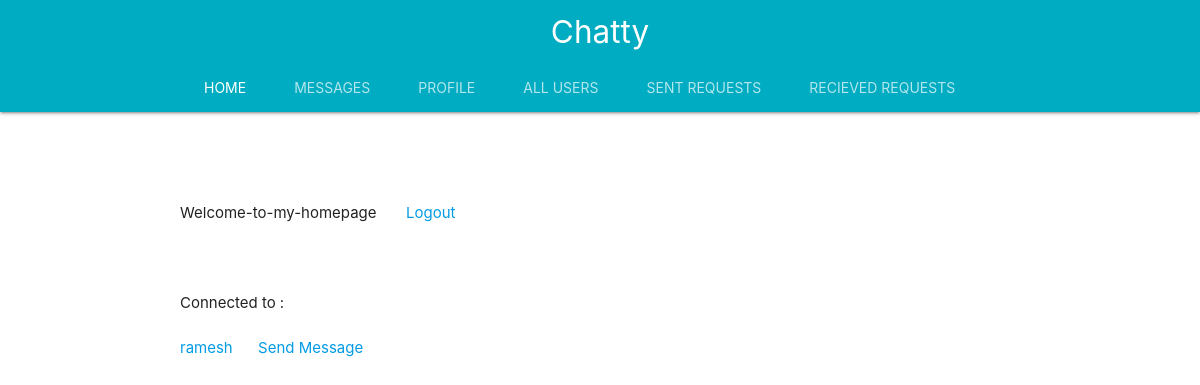
Page / (signed in) on the earlier database version.
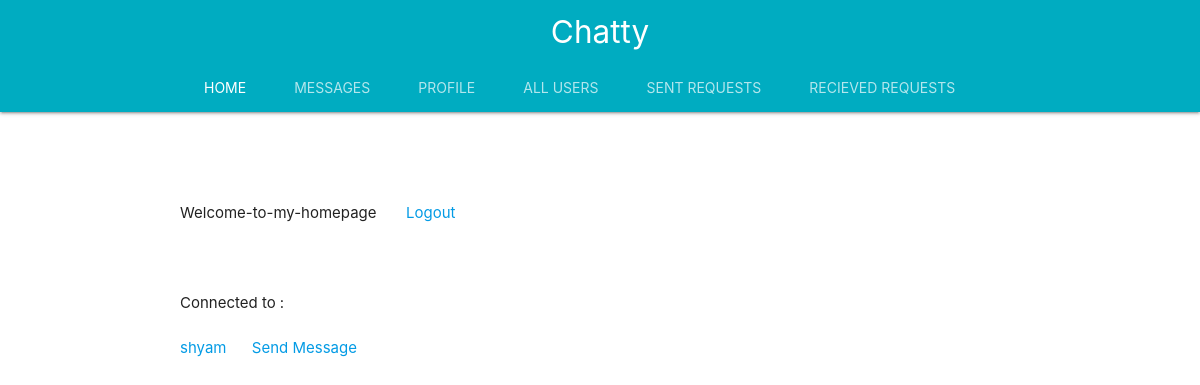
Same page on the later database version.
### accounts/models.py (models this page shows)
class Profile(models.Model):
	user = models.OneToOneField(settings.AUTH_USER_MODEL,on_delete=models.CASCADE)
	slug=models.SlugField()
	friends=models.ManyToManyField("Profile",blank=True)
	def __str__(self):
		return self.user.username

### accounts/views.py (the view)
# urls.py: path('',views.HomeView,name='index'),
@login_required
def HomeView(request):
	user_profile=Profile.objects.get(user=request.user)
	connected=user_profile.friends.all()
	context={
		'friends':connected
	}
	return render(request,'accounts/home.html',context)

### accounts/templates/accounts/home.html (shortened to what this page needs)
{% extends 'accounts/base.html' %}
{% block content %}
	<br><br>Welcome-to-my-homepage &nbsp;&nbsp;&nbsp;&nbsp;&nbsp;
	<a href="{% url 'accounts:logout' %}">Logout</a>
	<br><br>
<br><br>
	Connected to : <br><br>
	{% if friends %}
		{% for friend in friends %}
			<a href="{% url 'accounts:user_profile' friend.id %}">{{friend}}</a> &nbsp;&nbsp;&nbsp;&nbsp;<a href="{% url 'chat:show_message' friend.id%}"> Send Message</a><br>
		{% endfor %}
	{% else %}
		You are not connected to anyone
	{% endif %}
{% endblock %}

Differences in the rows shown:
no longer on this page (row unchanged): Profile: user.username "ramesh"
now on this page (row edited): Profile: user.username "shyam"
